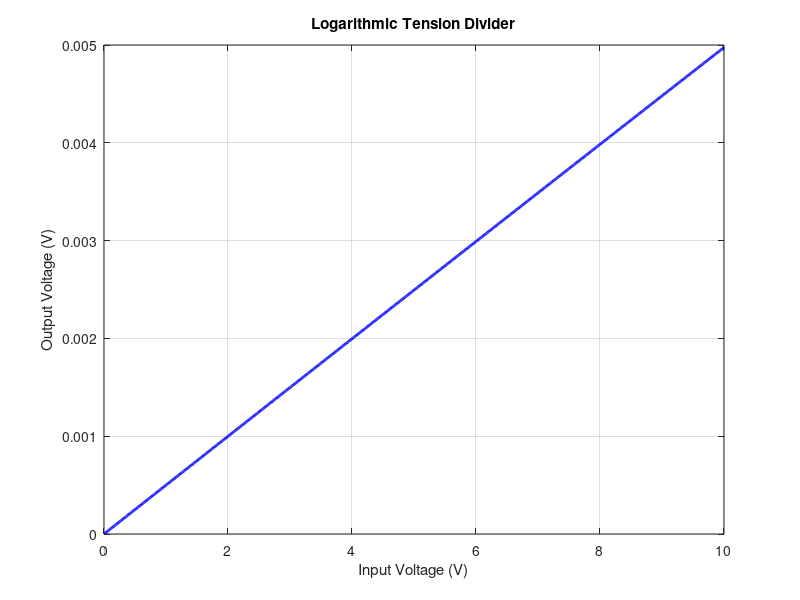

MATLAB code to generate this figure:
%%writefile divTLog_GGT.m
% Define parameters
R1 = 1000; % Resistance in ohms - please modify this value
R2 = 1000; % Resistance in ohms - please modify this value
Vin = 10;  % Input voltage in volts - please modify this value

% Define a range of input voltages
Vin_range = linspace(0, Vin, 1000);

% Calculate output voltage for each input voltage
Vout = R2 ./ (R1 + R2) .* log(1 + Vin_range / R1);

% Plot the results
plot(Vin_range, Vout, 'b', 'LineWidth', 2);
xlabel('Input Voltage (V)');
ylabel('Output Voltage (V)');
title('Logarithmic Tension Divider');
grid on;
print -dpng divTLog_GGT.png
